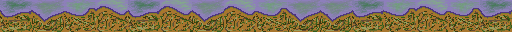

A 2D game scene composited from a Tiled map and its tileset images. What follows is a short description and the map's XML, with each tile layer's data collapsed to a summary:
An orthogonal 16x1 tile map with 32x32 px tiles, 1 tile layer (Tile Layer 1).

<map version="1.0" orientation="orthogonal" renderorder="right-down" width="16" height="1" tilewidth="32" tileheight="32" nextobjectid="1">
 <tileset firstgid="1" name="Objs" tilewidth="32" tileheight="32" tilecount="4" columns="4">
  <image source="mape de tile copy.png" width="128" height="32" />
 </tileset>
 <layer name="Tile Layer 1" width="16" height="1">
  <data>[16 cells, 16 non-empty, 4 distinct tile ids]</data>
 </layer>
</map>